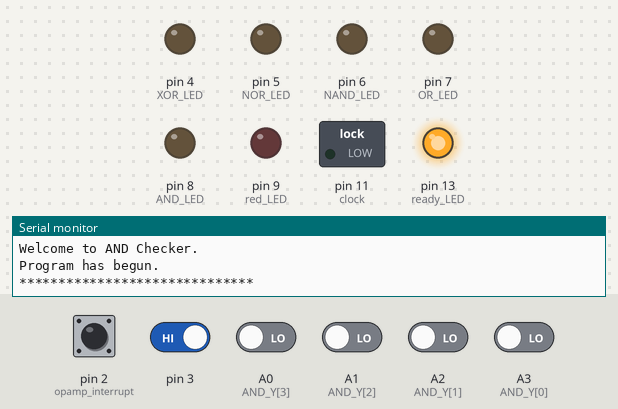
Bench run of a sketch on a simulated Arduino Uno, built with avr-gcc and run on an emulated ATmega328P. On the bench: switched loads named in the sketch (green lamp = pin HIGH), output pins drawn as LEDs (lit = HIGH), the last lines printed to the serial monitor. The inputs (shaded band) are chosen by the test bench; at power-on: pin 2 (opamp_interrupt), pin 3 HIGH, A0 (AND_Y[3]), A1 (AND_Y[2]), A2 (AND_Y[1]), A3 (AND_Y[0]) LOW. Pins used as bus, display or sensor lines are not drawn.

Above: at 1.2 s.
1.3 s: pin 2 (opamp_interrupt) pulled LOW for 0.15 s
At 1.9 s:
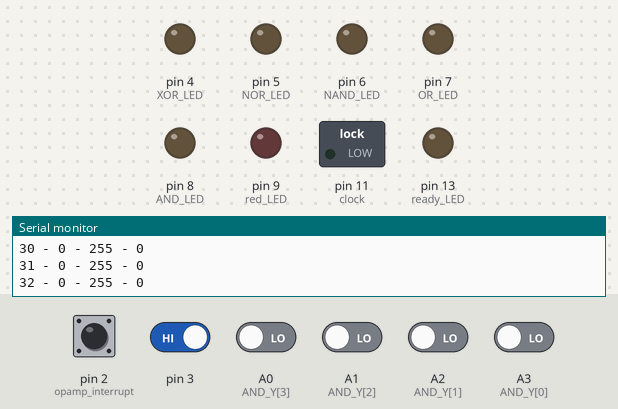
4.4 s: pin 2 (opamp_interrupt) pulled LOW for 1 s
At 7.1 s:
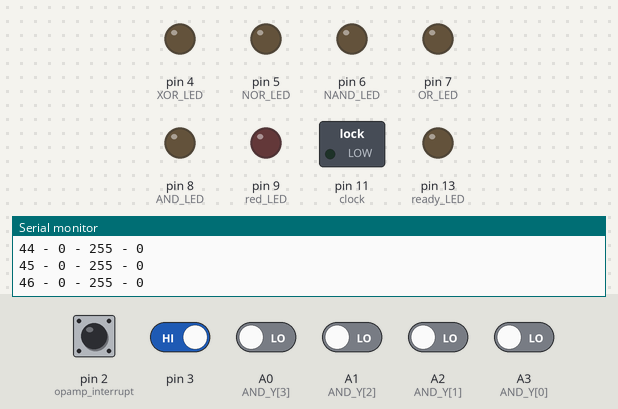
7.6 s: pin 2 (opamp_interrupt) driven LOW and pin 3 driven LOW
At 16.4 s:
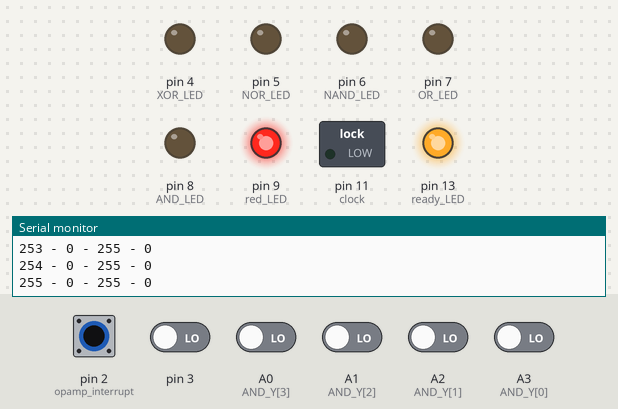
Timing chart, 0 to 16.6 s (numbered marks = the images above; inputs shaded):
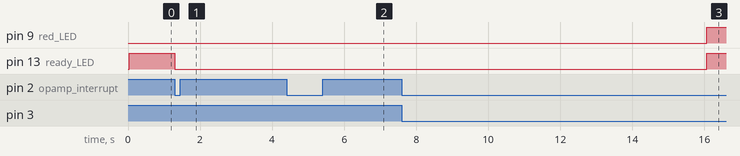

Measured:
- after the input at 1.3 s, pin 13 (ready_LED): HIGH → LOW at once
- after the input at 4.4 s, pin 9 (red_LED), pin 13 (ready_LED): stays LOW (without the input it goes to HIGH after 1.8 s)
- after the input at 7.6 s, pin 9 (red_LED), pin 13 (ready_LED): LOW → HIGH after 8.5 s instead of 3.5 s

The sketch:

Capstone_Beta_3.2.ino
```cpp
/******************************
James Solonika

Portland Community College
EET 256
Spring 2015
Capstone Project

Beta v3.0
AND  Tester:
Check the function of the inserted chip
and determine if it is a functioning AND,
or non-functioning. Full counter spread
requides an array with 256 values to compare.
AND array is stored in EEPROM bytes 0 to 255.
*******************************/

//Includes
#include <EEPROM.h>

//Set Pin Assingments
//LEDS
const int ready_LED = 13;
const int red_LED = 9;
const int AND_LED = 8;
const int OR_LED = 7;
const int NAND_LED = 6;
const int NOR_LED = 5;
const int XOR_LED = 4;
//Buttons
const int logic_interrupt = 1;
const int opamp_interrupt = 2;
//Logic
const int clock = 11;
const int reset = 12;
//Inputs
const int AND_Y[4] = {A3,A2,A1,A0};

//timing constants
const int chip_delay = 0.00001; //clock speed for counter chip
const int visual_delay = 0; //optional slow down for visual checking

//EEPROM Address Offsets
const int OR_Offset = 256;
const int NAND_Offset = 512;
const int NOR_Offset = 768;

//XOR Table
const int XOR_Table[256] = {
  0,1,1,0,2,3,3,2,2,3,3,2,0,3,1,0,
  4,5,5,4,6,7,7,6,6,7,7,6,4,7,5,4,
  4,5,5,4,6,7,7,6,6,7,7,6,4,7,5,4,
  0,1,1,0,2,3,3,2,2,3,3,2,0,3,1,0,
  8,9,9,8,10,11,11,10,10,11,11,10,8,11,9,8,
  12,13,13,12,14,15,15,14,14,15,15,14,12,15,13,12,
  12,13,13,12,14,15,15,14,14,15,15,14,12,15,13,12,
  8,9,9,8,10,11,11,10,10,11,11,10,8,11,9,8,
  8,9,9,8,10,11,11,10,10,11,11,10,8,11,9,8,
  12,13,13,12,14,15,15,14,14,15,15,14,12,15,13,12,
  12,13,13,12,14,15,15,14,14,15,15,14,12,15,13,12,
  8,9,9,8,10,11,11,10,10,11,11,10,8,11,9,8,
  0,1,1,0,2,3,3,2,2,3,3,2,0,3,1,0,
  4,5,5,4,6,7,7,6,6,7,7,6,4,7,5,4,
  4,5,5,4,6,7,7,6,6,7,7,6,4,7,5,4,
  0,1,1,0,2,3,3,2,2,3,3,2,0,3,1,0
};

void setup() {

  //Begin Processes
  Serial.begin(9600);
  interrupts();

  //set interrupts
  attachInterrupt(0, test_logic_func, FALLING);
  attachInterrupt(1, test_opamp_func, FALLING);

  // Set Input Pins
  for (int k = 0; k < 4; k++)
    pinMode(AND_Y[k], INPUT);

  //Set Output Pins
  pinMode(clock, OUTPUT);
  pinMode(reset, OUTPUT);

  pinMode(AND_LED, OUTPUT);
  pinMode(NAND_LED, OUTPUT);
  pinMode(OR_LED, OUTPUT);
  pinMode(NOR_LED, OUTPUT);
  pinMode(XOR_LED, OUTPUT);
  pinMode(ready_LED, OUTPUT);
  pinMode(red_LED, OUTPUT);

  //Set input pins
  pinMode(logic_interrupt, INPUT);
  pinMode(opamp_interrupt, INPUT);

  //Initialize Outputs
  digitalWrite(AND_LED, LOW);
  digitalWrite(NAND_LED, LOW);
  digitalWrite(OR_LED, LOW);
  digitalWrite(NOR_LED, LOW);
  digitalWrite(XOR_LED, LOW);
  digitalWrite(red_LED, LOW);
  digitalWrite(ready_LED, LOW);

  digitalWrite(clock, LOW);
  digitalWrite(reset, HIGH);

  //Initial Serial message
  Serial.println("*********************");
  Serial.print('\n');
  Serial.print("Welcome to AND Checker.");
  Serial.print('\n');
  Serial.print("Program has begun.");
  Serial.print('\n');
  Serial.print("******************************");
  Serial.print('\n');
  Serial.print('\n');
  Serial.print('\n');
}

void loop() {
  digitalWrite(ready_LED, HIGH);

}

void test_logic_func()
{
  digitalWrite(ready_LED, LOW);

  // temp variables
  int i, j; //loop counters
  int n; //temp variable
  // logic storage
  boolean is_and = true;
  boolean is_or = true;
  boolean is_nand = true;
  boolean is_nor = true;
  boolean is_xor = true;
  int output_array[5] = {0,0,0,0,0};

  //initialize LEDs
  digitalWrite(red_LED, LOW);
  digitalWrite(AND_LED, LOW);
  digitalWrite(OR_LED, LOW);
  digitalWrite(NAND_LED, LOW);
  digitalWrite(NOR_LED, LOW);
  digitalWrite(XOR_LED, LOW);

  digitalWrite(reset, HIGH);
  delay(10);
  digitalWrite(reset, LOW);

  for (i = 0; i < 256; i++)
  {


     for (j = 0; j < 4; j++)
     {
       output_array[j] = digitalRead(AND_Y[j]);
     }

     if (output_array[0] == 1)
       output_array[4] += 8;
     if (output_array[1] == 1)
       output_array[4] += 4;
     if (output_array[2] == 1)
       output_array[4] += 2;
     if (output_array[3] == 1)
       output_array[4] += 1;

     Serial.print(i);
     Serial.print(" - ");
     Serial.print(output_array[4]);

     if (output_array[4] != EEPROM.read(i))
       is_and = false;

     /*
     Serial.print(" - ");
     Serial.print(EEPROM.read(i));
     Serial.print(" - ");
     Serial.println(is_and);
     */

       n = i;
       n += OR_Offset;
     if (output_array[4] != EEPROM.read(n))
       is_or = false;

     /*
     Serial.print(" - ");
     Serial.print(EEPROM.read(n));
     Serial.print(" - ");
     Serial.println(is_or);
     */

       n = i;
       n += NAND_Offset;
     if (output_array[4] != EEPROM.read(n))
       is_nand = false;


     Serial.print(" - ");
     Serial.print(EEPROM.read(n));
     Serial.print(" - ");
     Serial.println(is_nand);


       n = i;
       n += NOR_Offset;
     if (output_array[4] != EEPROM.read(n))
       is_nor = false;

     /*
     Serial.print(" - ");
     Serial.print(EEPROM.read(n));
     Serial.print(" - ");
     Serial.println(is_nor);
     */

     if (output_array[4] != XOR_Table[i])
       is_xor = false;

     /*
     Serial.print(" - ");
     Serial.print(XOR_Table[i]);
     Serial.print(" - ");
     Serial.println(is_xor);
     */

     output_array[4] = 0;

     //clocking at end so program begins with all outputs at 0
     digitalWrite(clock, HIGH);
     delay(chip_delay); //let chip sense clock
     digitalWrite(clock, LOW);
     delay(visual_delay); //insert pause for visual verification
  }

  if (is_and == true)
    digitalWrite(AND_LED, HIGH);
  else if (is_or == true)
    digitalWrite(OR_LED, HIGH);
  else if (is_nand == true)
    digitalWrite(NAND_LED, HIGH);
  else if (is_nor == true)
    digitalWrite(NOR_LED, HIGH);
  else if (is_xor == true)
    digitalWrite(XOR_LED, HIGH);
  else
    digitalWrite(red_LED, HIGH);

}

void test_opamp_func() {

}
```
